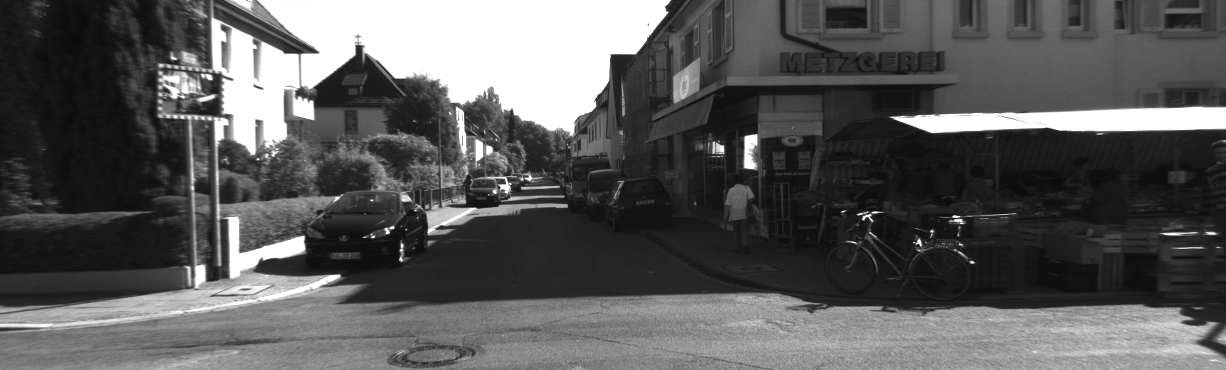
#> input picture Data/000000.png, 1226 x 370 px, found by its file name
$ jupyter execute EpipolarLines.ipynb
#> lines starting #> are read from the running program, lines starting #| are printed output that depends on the picture; after the words box and inside, x2 and y2 are one past the last pixel; in counts of white or black regions, pixels touching at a corner belong together; pictures that were not available may be replaced by others from this repository, and a replacement may not be noted
[cell 1]
#Importing necessary Libraries
import cv2
import numpy as np
from google.colab.patches import cv2_imshow

[cell 2]
#Read the Iamges
Image_left=cv2.imread('/content/drive/MyDrive/000000.png')
#> Image_left is the input picture: shape (370, 1226, 3); min 9, max 255, mean 89.5
Image_right=cv2.imread('/content/drive/MyDrive/000023.png')
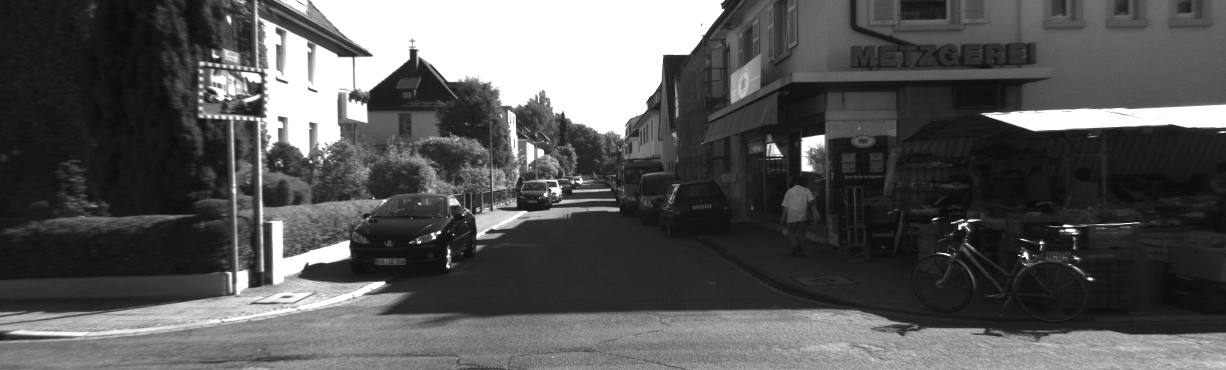
#> input picture Data/000007.png, 1226 x 370 px, given in place of 000023.png, which was not available
#> Image_right is the input picture: shape (370, 1226, 3); min 9, max 255, mean 86.7

[cell 3]
#Show Images
cv2_imshow(Image_left)

[cell 4]
cv2_imshow(Image_right)

[cell 5]
#Fundamental Camera Matrix
Cam_F=np.array([[3.34638533e-07, 7.58547151e-06, -2.04147752e-03],
              [-5.83765868e-06, 1.36498636e-06, 2.67566877e-04],
              [1.45892349e-03, -4.37648316e-03, 1.00000000e+00]])

[cell 6]
#Create object of SIFT
sift=cv2.SIFT_create()

[cell 7]
#Extract the keypoints and descriptors
kp1,des1=sift.detectAndCompute(cv2.cvtColor(Image_left, cv2.COLOR_BGR2GRAY), None)
#> kp1 = 1578 keypoints; strongest (x, y, size): (972, 262, 2.1), (932, 231, 1.8), (392, 227, 2.4), (751, 141, 10)
kp2,des2=sift.detectAndCompute(cv2.cvtColor(Image_right, cv2.COLOR_BGR2GRAY), None)
#> kp2 = 1734 keypoints; strongest (x, y, size): (1090, 279, 2.6), (439, 232, 2.3), (1041, 243, 2.2), (419, 242, 2.1)

[cell 8]
#Find the matches
bf=cv2.BFMatcher()
matches=bf.knnMatch(des1,des2,k=2)
#> matches = 1578 matches

[cell 9]
#Find the good matches
good_matches=[]
for m,n in matches:
  if m.distance < 0.75 * n.distance:
    good_matches.append(m)
#> after the loop, good_matches = 783 matches

[cell 10]
matched_points1=np.float32([kp1[m.queryIdx].pt for m in good_matches]).reshape(-1, 1, 2)
#> matched_points1 = 783 rows, first 8: [14.87, 200.8], [16.83, 211], [17.35, 177.3], [18.16, 227], [20.13, 166.2], [32.34, 321.8], [33.64, 335.6], [34.29, 196.6]
matched_points2=np.float32([kp2[m.trainIdx].pt for m in good_matches]).reshape(-1, 1, 2)
#> matched_points2 = 783 rows, first 8: [71.32, 203], [72.19, 213.3], [73.22, 179.6], [62.93, 230.1], [74.94, 168.1], [68.25, 329.7], [63.91, 345.9], [90.05, 198.8]

[cell 11]
#Drwa the epipolar lines on both image
no_line = 2
for pt1,pt2 in zip(matched_points1[:no_line], matched_points2[:no_line]):
    x1,y1=pt1[0]
    x2,y2=pt2[0]
    a,b,c=np.dot(Cam_F, [x1, y1, 1])
    x0_2,y0_2=0,int(-c/b)
    x1_2,y1_2=Image_right.shape[1],int(-(c+a*Image_right.shape[1])/b)
    a,b,c=np.dot(Cam_F.T,[x2,y2,1])
    x0_1,y0_1=0,int(-c/b)
    x1_1,y1_1=Image_left.shape[1],int(-(c+a*Image_right.shape[1])/b)
    color1=tuple(np.random.randint(0, 255, 3).tolist())
    color2=tuple(np.random.randint(0, 255, 3).tolist())
    cv2.line(Image_left,(x0_1, y0_1),(x1_1, y1_1),color1,1)
    cv2.line(Image_right,(x0_2,y0_2),(x1_2, y1_2),color2,1)
#> this loop made 2 passes
#> (x1, y1, x2, y2, x0_2) on passes 1 to 2: (14.87, 200.8, 71.32, 203, 0), (16.83, 211, 72.19, 213.3, 0)
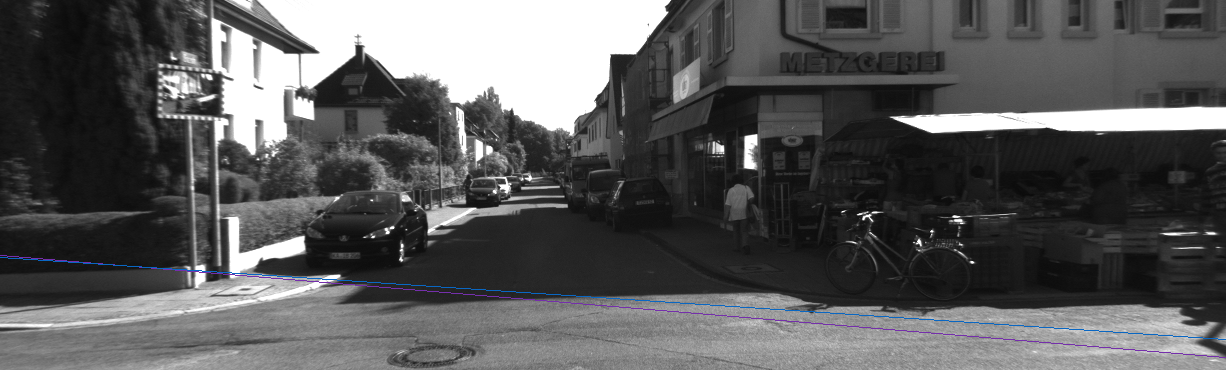
#> Image_left: shape (370, 1226, 3); 0.53% of pixels changed, all inside (x1, y1, x2, y2) = (0, 255, 1226, 358)
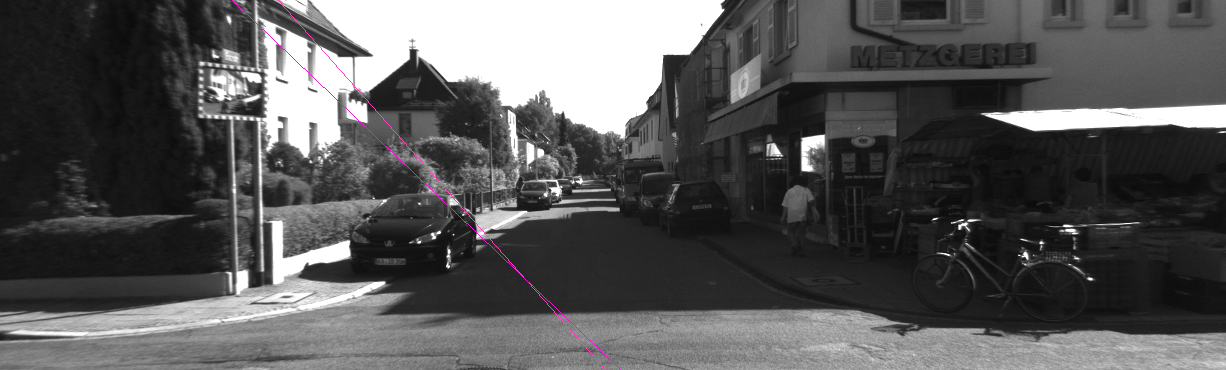
#> Image_right: shape (370, 1226, 3); 0.17% of pixels changed, all inside (x1, y1, x2, y2) = (232, 0, 621, 370)

[cell 12]
cv2_imshow(Image_left)
cv2_imshow(Image_right)

[cell 13]
def Points_on_line(image, line, no_points):
  points=[]
  a,b,c = line
  x0,y0=map(int,[0,-c/b])
  x1,y1=map(int, [image.shape[1], -(a*image.shape[1] + c)/b])
  for i in range(no_points):
    x=x0+(x1-x0)*i/(no_points-1)
    y=y0+(y1-y0)* i/(no_points-1)
    points.append((x,y))
  return points

[cell 14]
num_uniform_points=10
#Draw uniformly spaced points on the epipolar lines in both images
for pt1,pt2 in zip(matched_points1[:no_line],matched_points2[:no_line]):
  x1,y1=pt1[0]
  x2,y2=pt2[0]
  a,b,c=np.dot(Cam_F,[x1,y1,1])
  line1=np.dot(Cam_F.T,[x2,y2,1])
  uniform_points1=Points_on_line(Image_left,line1,num_uniform_points) #uniform form points on left image
  a,b,c=np.dot(Cam_F.T,[x2,y2,1])
  line2=np.dot(Cam_F,[x1, y1, 1])
  uniform_points2=Points_on_line(Image_right,line2,num_uniform_points) #uniform form points on left image
  color1=tuple(np.random.randint(0,255,3).tolist())
  color2=tuple(np.random.randint(0,255,3).tolist())
  for pt1,pt2 in zip(uniform_points1,uniform_points2):
    x1,y1=map(int,pt1)
    x2,y2=map(int,pt2)
    Image_left=cv2.circle(Image_left,(x1, y1),5,color1,-1)
    Image_right=cv2.circle(Image_right,(x2, y2),5,color2,-1)
#> this loop made 2 passes
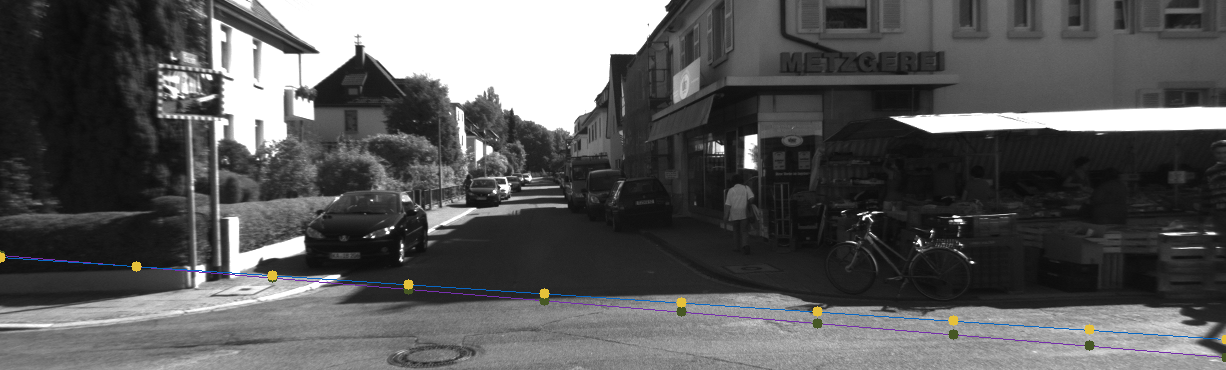
#> Image_left: shape (370, 1226, 3); 0.27% of pixels changed, all inside (x1, y1, x2, y2) = (0, 250, 1226, 362)
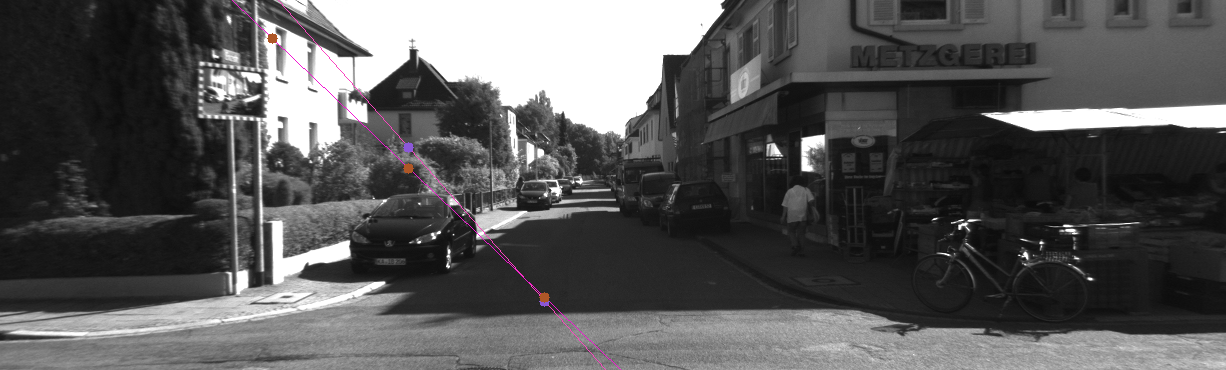
#> Image_right: shape (370, 1226, 3); 0.08% of pixels changed, all inside (x1, y1, x2, y2) = (267, 33, 550, 307)
